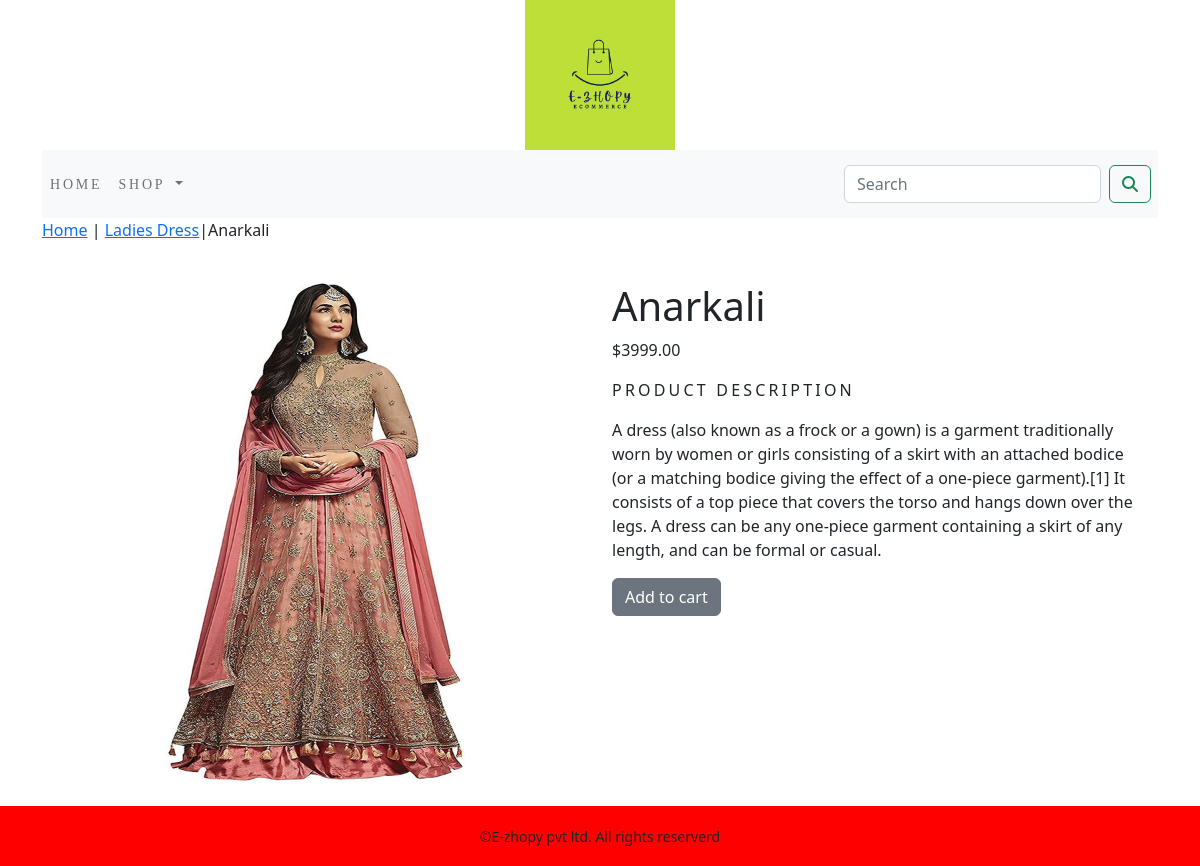
/eshop/ladies-dress/anarkali/, run on the app's committed database.
### eshop/models.py (models this page shows, shortened)
class Product(models.Model):
    name = models.CharField(max_length=250,unique=True)
    slug = models.SlugField(max_length=250, unique=True)
    description = models.TextField(blank=True)
    price = models.DecimalField(max_digits=10,decimal_places=2)
    category = models.ForeignKey(Category,on_delete=models.CASCADE)
    image = models.ImageField(upload_to='product', blank=True)
    stock = models.IntegerField()
    available = models.BooleanField(default=True)
    created = models.DateTimeField(auto_now_add=True)
    updated = models.DateTimeField(auto_now_add=True)
    class Meta:
        ordering=('name',   )
        verbose_name='product'
        verbose_name_plural='products'

class Category(models.Model):
    name=models.CharField(max_length=250,unique=True)
    slug=models.SlugField(max_length=250,unique=True)
    description=models.TextField(blank=True)
    image=models.ImageField(upload_to='category',blank=True)
    class Meta:
        ordering=('name',)
        verbose_name='category'
        verbose_name_plural='categories'
    def get_url(self):
        return reverse('eshop:products_by_category',args=[self.slug])
    def __str__(self):
        return '{}'.format(self.name)

### eshop/views.py (the view)
def Prodetail(request,c_slug,p_slug):
    try:
        product=Product.objects.get(category__slug=c_slug,slug=p_slug)
    except Exception as e:
        raise e
    return render(request,'product.html',{'product':product})

### cart/context_processors.py (called while the page is built)
def counter(request):
    item_count=0
    if 'admin' in request.path:
        return {}
    else:
        try:
            cart=Cart.objects.filter(cart_id=_cart_id(request))
            cart_items=CartItem.objects.all().filter(cart=cart[:1])
            for cart_item in cart_items:
                item_count += cart_item.quantity
        except Cart.DoesNotExist:
            item_count =0
    return dict(item_count=item_count)

### cart/views.py (called while the page is built)
def _cart_id (request):
    cart=request.session.session_key
    if not cart:
        cart=request.session.create()
    return cart

### eshop/context_processors.py (called while the page is built)
def menu_links(request):
    links=Category.objects.all()
    return dict(links=links)

### template/product.html (shortened to what this page needs)
{% extends 'base.html' %}
{% load static %}
{% block body %}
<div class="row my_pro_row_clasas">
    <div class="mx_auto">
        <p><a href="{% url 'eshop:allProdCat' %}">Home</a> | <a href="{{product.category.get_url}}">{{product.category}}</a>|{{product.name}} </p>
    </div>
<div class="container">
<br>
<div class="row">
    <div class="col-12 col-sm-12 col-md-12 col-lg-6 text-center">
        <div style="min-width:18rem">
            <img src="{{product.image.url}}" alt="{{product.name}}" height="500" width="500">
        </div>
    </div>
        <div class="col-12 col-sm-12 col-md-12 col-lg-6">
            <h1 class="my_prod_title">{{product.name}}</h1>
            <p>${{product.price}}</p>
            <p class="my_title">Product Description</p>
            <p class="text-justify my_prod_text">{{ product.description }}</p>
            {% if product.stock <= 0 %}
                <p class="text-justify my_prod_text "><b>Out of stock</b></p>
            {% else %}
                <a class="btn btn-secondary" href="{% url 'cart:add_cart' product.id %}">Add to cart</a>
            {% endif %}
        </div>
</div>
</div>
    </div>
    <br>
{% endblock %}

### static/css/custom.css (style rules this page uses)
.my_title { font-size:16px; text-transform:uppercase; letter-spacing:.2em; }
.my_prod_text { padding-right:20px; }

### data on the page
Product: category "Ladies Dress", name "Anarkali", image (picture), price "3999.00", description "A dress (also known as a frock or a gown) is a garment traditionally worn by women or girls consisting of a skirt with an attached bodice (or a matching bodice giving the effect of a one-piece garment).[1] It consists of a top piece that covers the torso and hangs down over the legs. A dress can be any one-piece garment containing a skirt of any length, and can be formal or casual."
